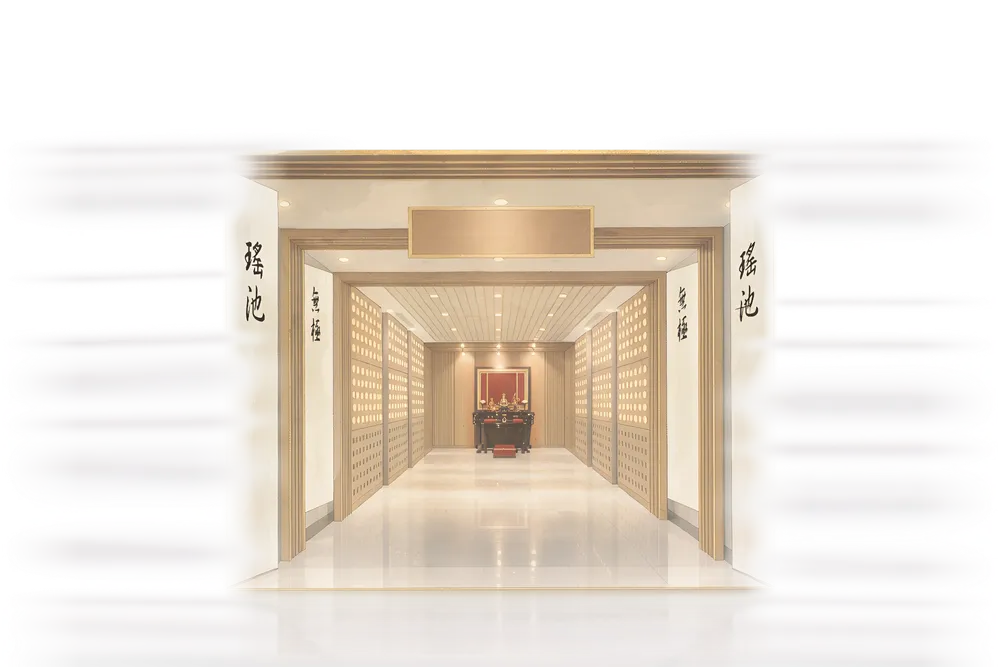
#> input picture assets/gate-dojo.webp, 1000 x 667 px, shrunk from 3552 x 2368 before the run
$ python tone.py ../assets/gate-dojo.webp 1.0 ../assets/gate-grand.webp
#> lines starting #> are read from the running program, lines starting #| are printed output that depends on the picture
#> further down, im is the input picture: PIL image 1000x667 RGBA; mean R, G, B, A 172.5, 163.8, 154.3, 127.6
"""把油畫風的素材調淡，配月白素雅的網頁（使用者 2026-11-15 選的方向：「素材調淡」）。
用法（給其他 prep 程式 import）: from tone import tone；tone(rgb陣列 0～255, 強度)
也可以單獨跑看效果: python -I tools/tone.py 圖.png 強度 輸出.png

跟比較圖（docs/previews/style-match.jpg 第 2 欄）用的 CSS 濾鏡一樣，強度 1 =
  saturate(0.5) sepia(0.22) brightness(1.07) contrast(0.88)
強度 0.5 = 一半（鳳凰是主角，只調一半，保留紅色）。
"""
import sys

import numpy as np

# CSS 濾鏡規格裡的矩陣（Filter Effects Module Level 1）
_LUM = np.array([0.2126, 0.7152, 0.0722])
_SEPIA = np.array([[0.393, 0.769, 0.189], [0.349, 0.686, 0.168], [0.272, 0.534, 0.131]])


def tone(rgb, amount=1.0):
    """rgb：H×W×3 的 0～255 浮點數陣列；回傳調好的（一樣的形狀和範圍）"""
#> called with amount = 1
    t = float(amount)
    if t <= 0:
        return rgb
    x = rgb / 255.0
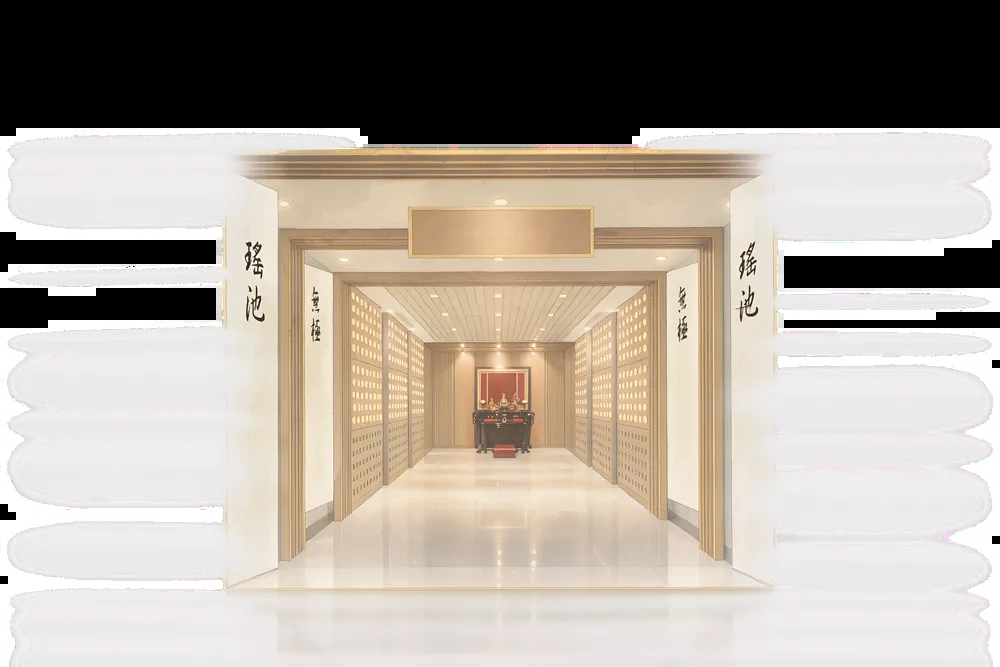
#> x: shape (667, 1000, 3) float64; mean of channels 0, 1, 2 0.676, 0.642, 0.605; drawn as R, G, B
    # 1. 降低飽和度：往同樣亮度的灰靠
    s = 1 - 0.5 * t
    lum = (x @ _LUM)[..., None]
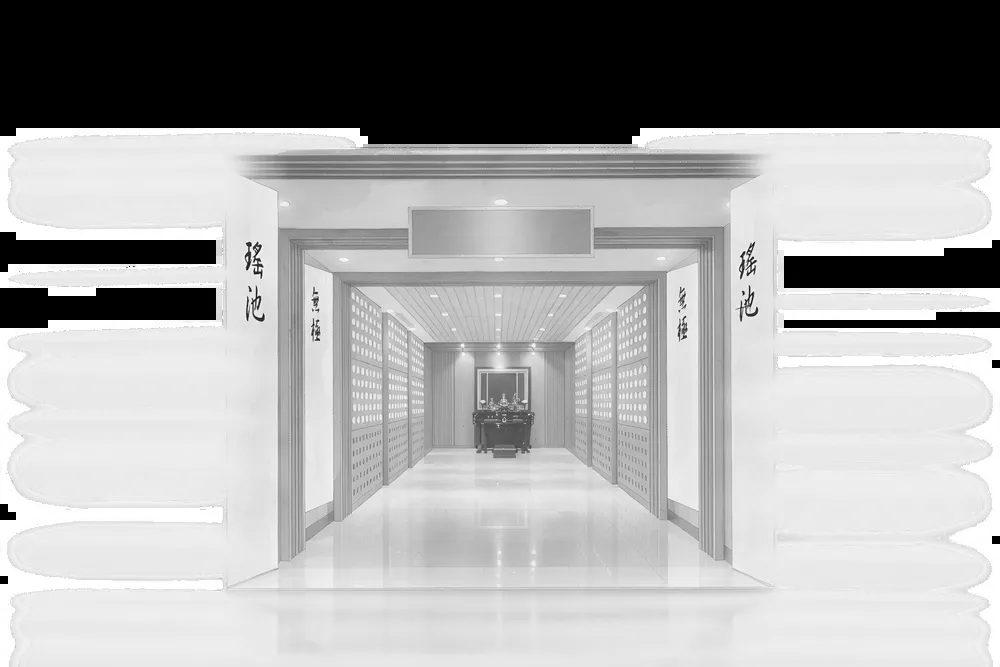
#> lum: shape (667, 1000, 1) float64; min 0, max 1, mean 0.647
    x = lum + (x - lum) * s
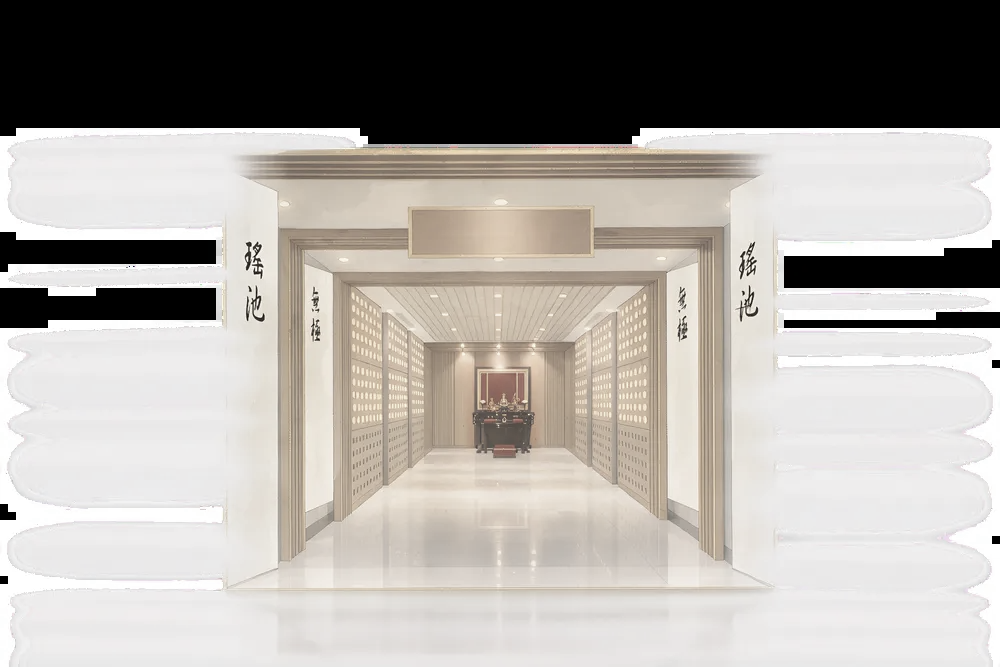
#> x: shape (667, 1000, 3) float64; mean of channels 0, 1, 2 0.662, 0.645, 0.626; drawn as R, G, B
    # 2. 一點點舊紙的暖色
    p = 0.22 * t
    x = x * (1 - p) + np.clip(x @ _SEPIA.T, 0, 1) * p
    # 3. 亮一點、4. 對比低一點
    x = x * (1 + 0.07 * t)
    x = (x - 0.5) * (1 - 0.12 * t) + 0.5
    return np.clip(x * 255, 0, 255)


if __name__ == "__main__":
    from PIL import Image

    src, amount, out = sys.argv[1], float(sys.argv[2]), sys.argv[3]
    im = Image.open(src).convert("RGBA")
    a = np.asarray(im).astype(float)
    a[..., :3] = tone(a[..., :3], amount)
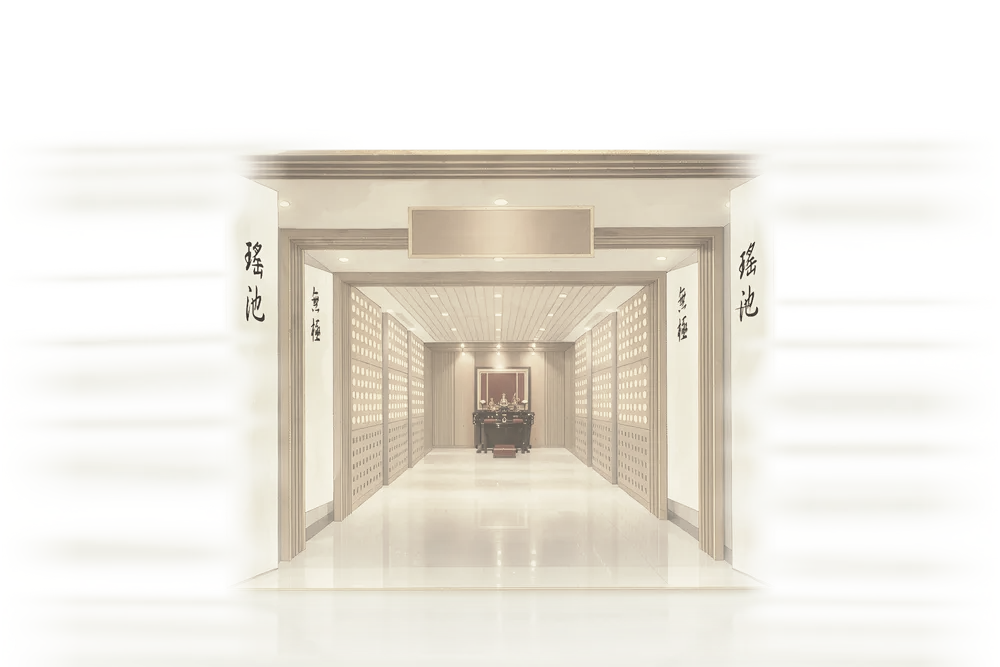
#> a: shape (667, 1000, 4) float64; mean R, G, B, A 178.5, 174.3, 164.6, 127.6; transparent parts drawn white
    Image.fromarray(a.clip(0, 255).astype(np.uint8), "RGBA").save(out)

$ run again, on assets/intro-clouds-2.webp
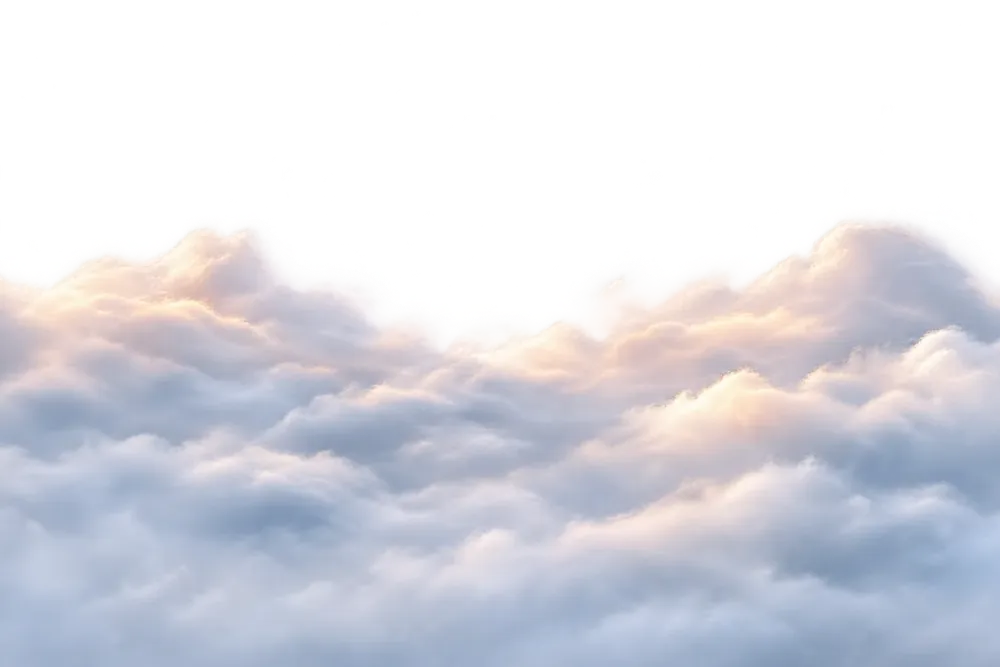
#> input picture assets/intro-clouds-2.webp, 1000 x 667 px, shrunk from 1536 x 1024 before the run
#> im is the input picture: PIL image 1000x667 RGBA; mean R, G, B, A 125.1, 125.9, 133.3, 146.9
#> in tone, `lum = (x @ _LUM)[..., None]`:
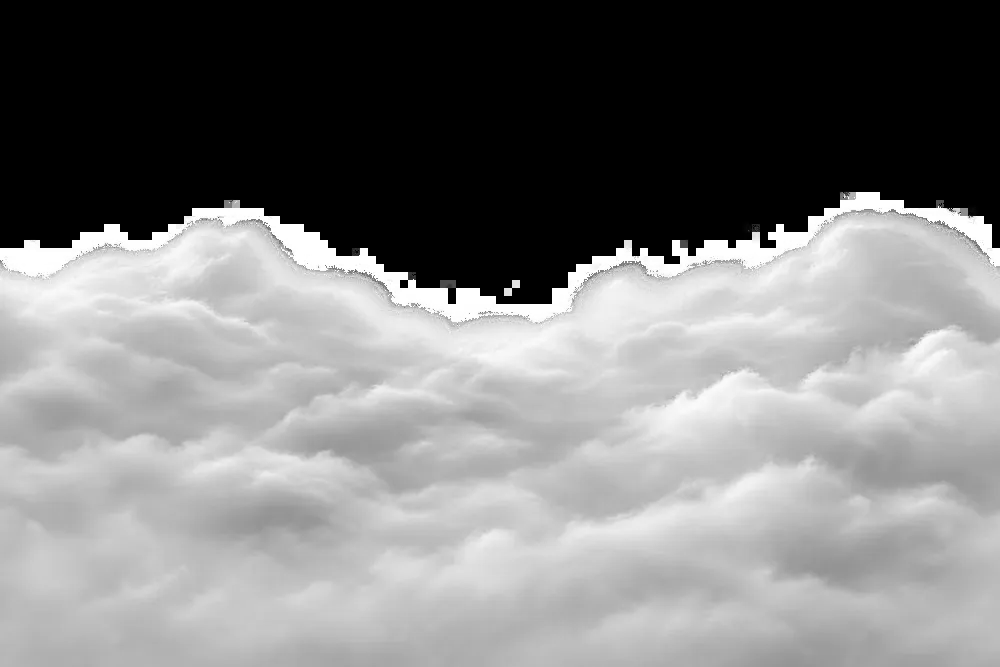
#> lum: shape (667, 1000, 1) float64; min 0, max 1, mean 0.495
#> `a[..., :3] = tone(a[..., :3], amount)`:
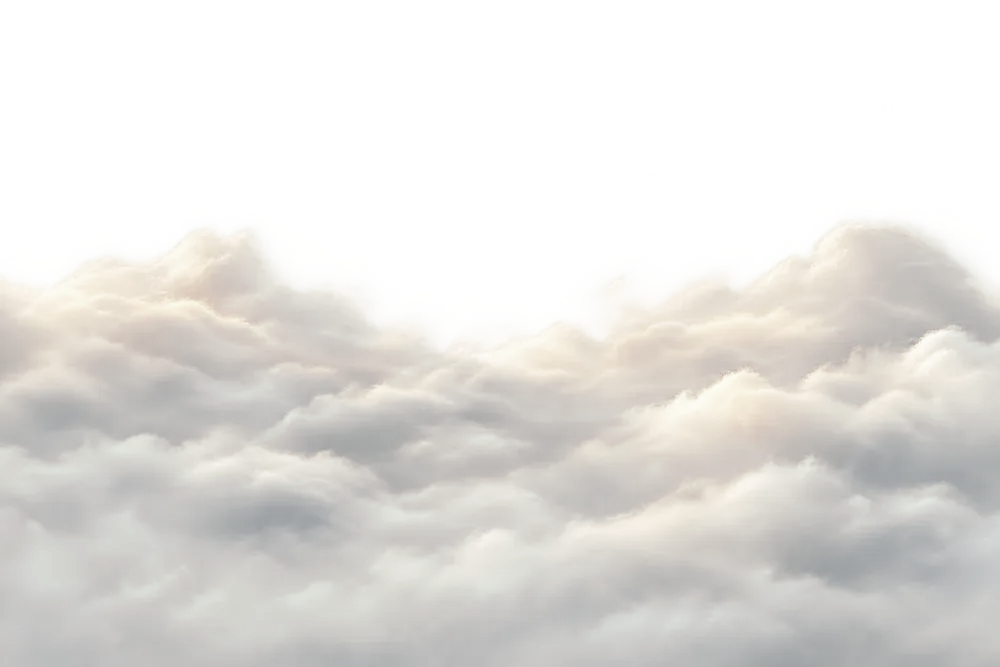
#> a: shape (667, 1000, 4) float64; mean R, G, B, A 140.5, 138.7, 135.2, 146.9; transparent parts drawn white

$ run again, on assets/intro-clouds.webp
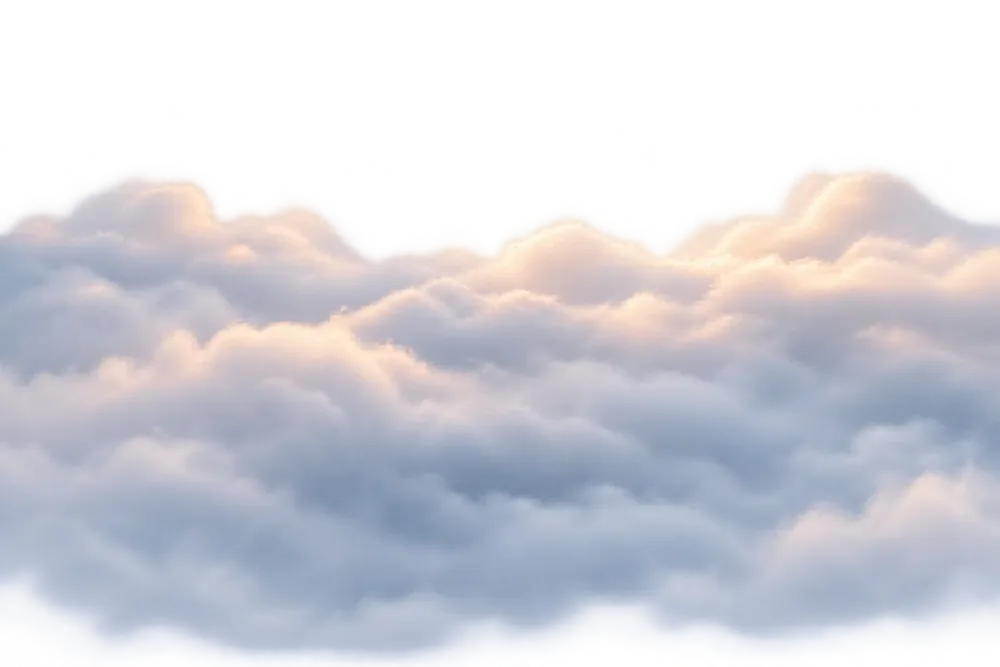
#> input picture assets/intro-clouds.webp, 1000 x 667 px, shrunk from 1536 x 1024 before the run
#> im is the input picture: PIL image 1000x667 RGBA; mean R, G, B, A 139.3, 139.9, 147.6, 159.4
#> in tone, `return np.clip(x * 255, 0, 255)`:
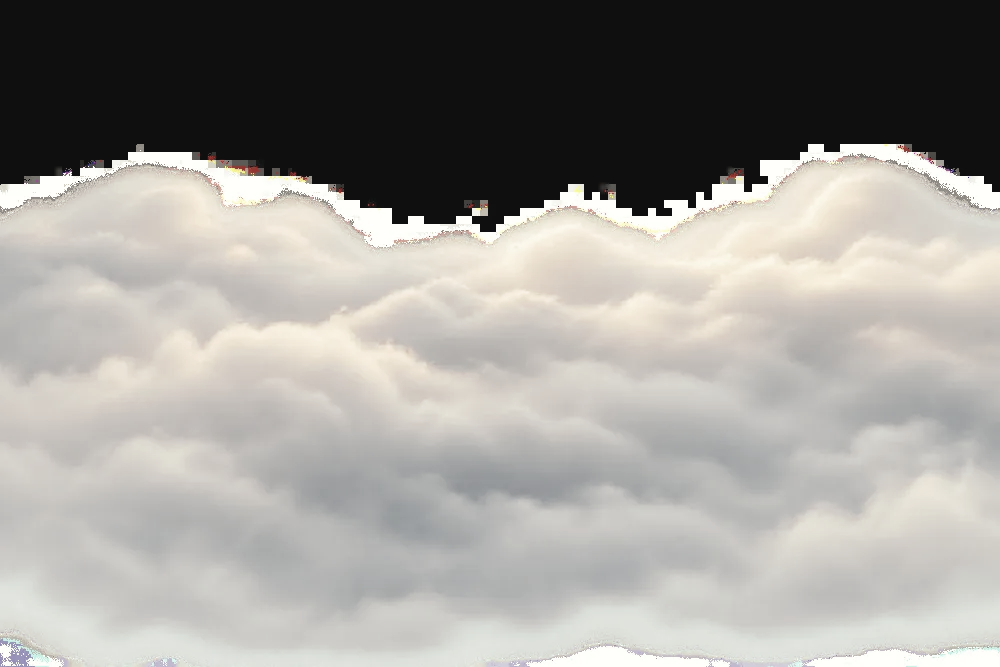
#> returned value: shape (667, 1000, 3) float64; mean of channels 0, 1, 2 155, 152.6, 148.3; drawn as R, G, B
#> `a[..., :3] = tone(a[..., :3], amount)`:
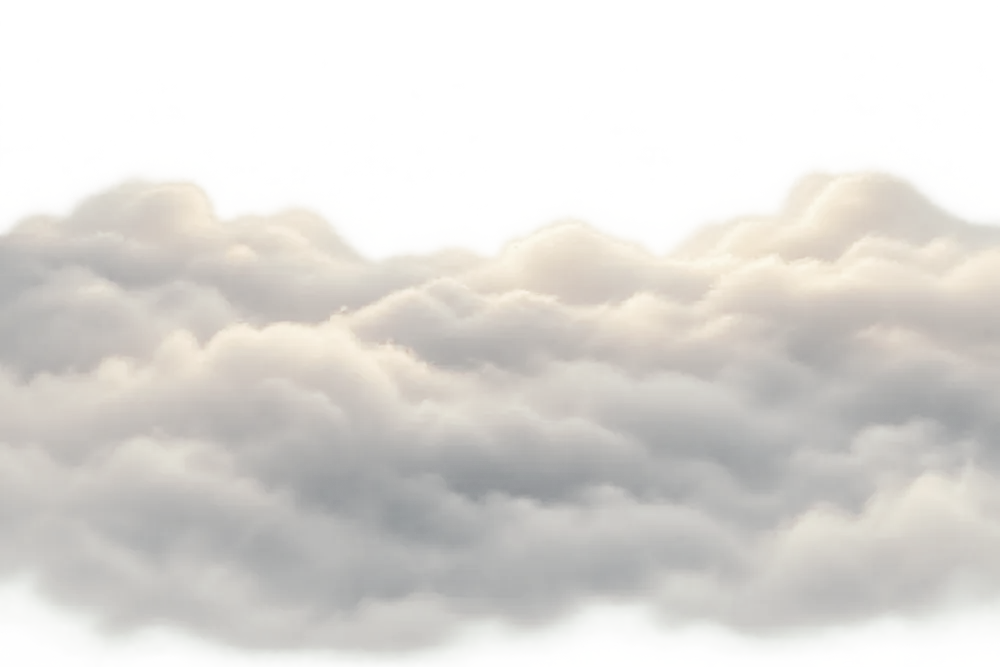
#> a: shape (667, 1000, 4) float64; mean R, G, B, A 155, 152.6, 148.3, 159.4; transparent parts drawn white
